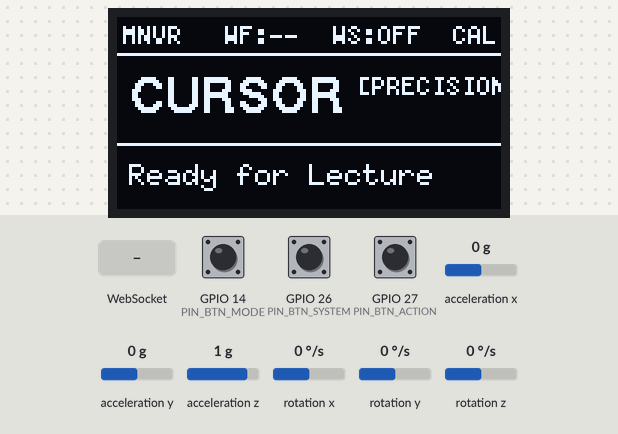
Bench run of a sketch on a simulated ESP32. Shown: 128×64 one-colour display. Wiring (inferred from the names in the program): MPU-6050 motion sensor at I2C address 0x68. Inputs (shaded band) come from the test bench; at power-on: GPIO 14 (PIN_BTN_MODE) HIGH, GPIO 26 (PIN_BTN_SYSTEM) HIGH, GPIO 27 (PIN_BTN_ACTION) HIGH, acceleration x 0 g, acceleration y 0 g, acceleration z 1 g, rotation x 0 °/s, rotation y 0 °/s, rotation z 0 °/s. WiFi joins after 1.5 s; servers stay silent unless stated; what the sketch prints to the serial monitor is not drawn.

Above: at 2.1 s.
2.2 s: GPIO 14 (PIN_BTN_MODE) pulled LOW for 0.15 s
At 3.0 s:
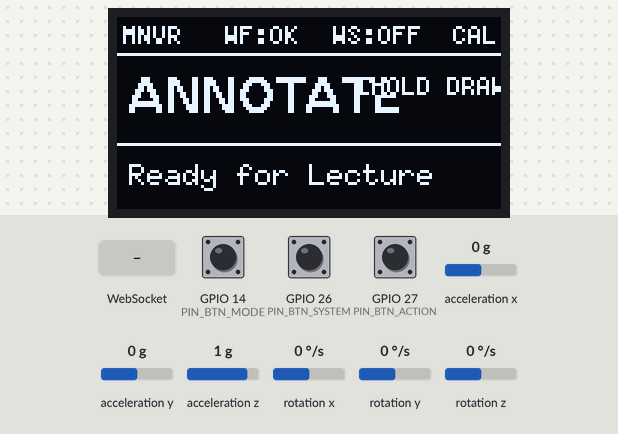
4.2 s: GPIO 26 (PIN_BTN_SYSTEM) pulled LOW for 0.15 s
At 5.5 s:
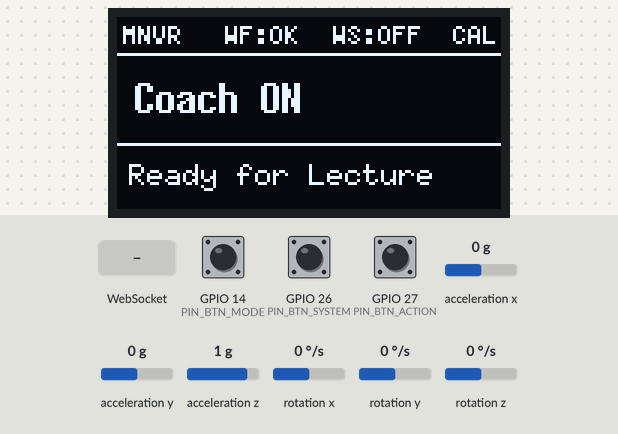
7.2 s: WebSocket text "set_mode" received
At 7.6 s:
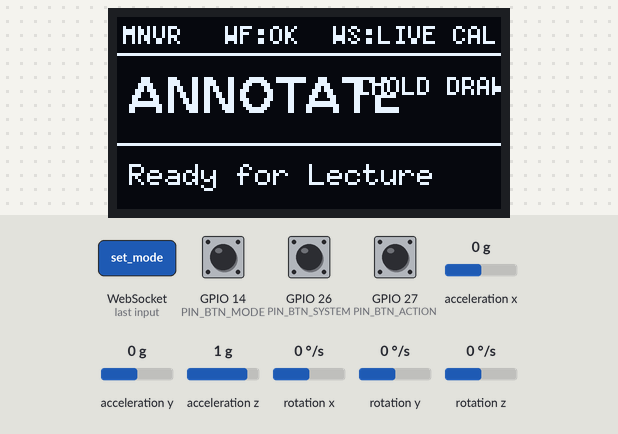
8.7 s: GPIO 14 (PIN_BTN_MODE) pulled LOW for 1 s
At 9.57 s:
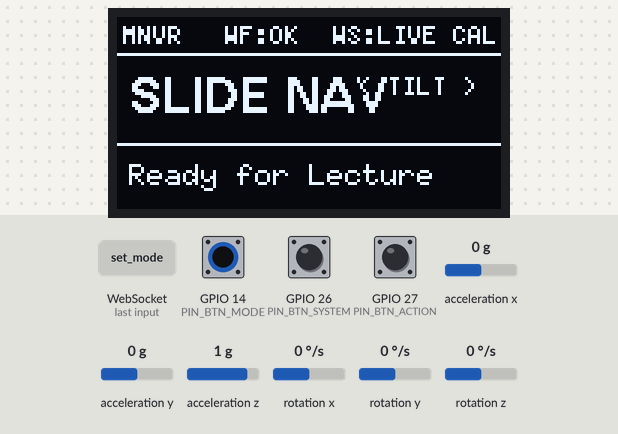
11.3 s: GPIO 26 (PIN_BTN_SYSTEM) pulled LOW for 1 s
At 13.2 s:
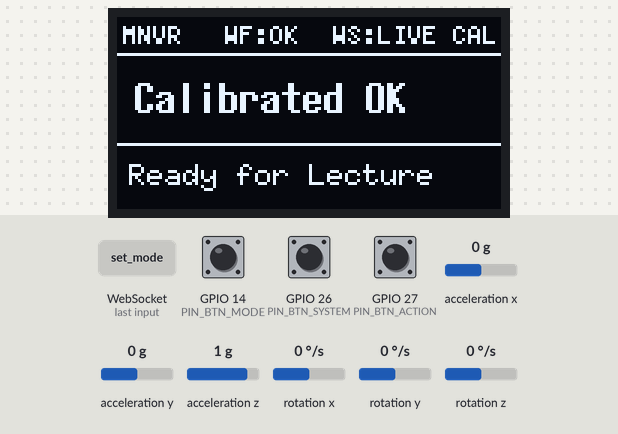
15.3 s: GPIO 14 (PIN_BTN_MODE) pulled LOW for 0.15 s
At 16.1 s:
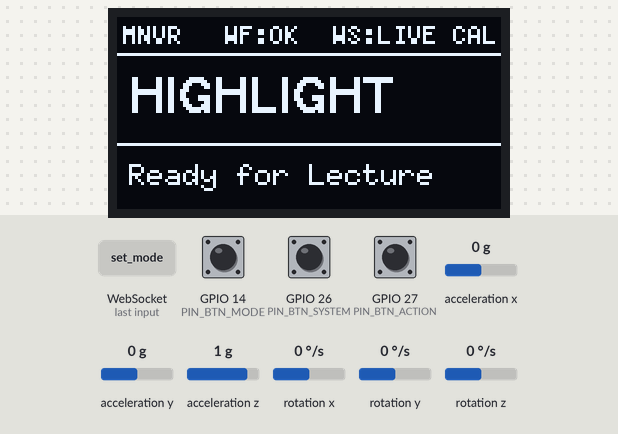
Timing chart, 0 to 18.3 s (numbered marks = the images above; inputs shaded):
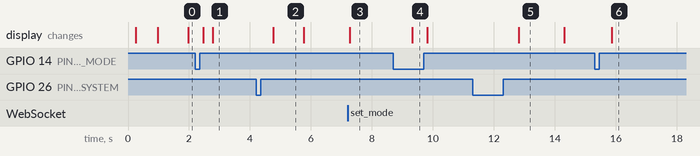

Measured:
- after the input at 2.2 s, the display: first differs from a run without the input after 0.57 s (image 1)
- after the input at 4.2 s, the display: changes after 0.57 s (image 2)
- after the input at 7.2 s, the display: changes after 0.07 s (image 3)
- after the input at 8.7 s, the display: changes after 0.62 s (image 4)
- after the input at 11.3 s, the display: changes after 1.5 s (image 5)
- after the input at 15.3 s, the display: changes after 0.56 s (image 6)
- what the display in image 2 shows lasts 1.0 s, from 4.8 s to 5.8 s

The sketch:

manoeuvre_glove.ino
```cpp
/**
 * MANOEUVRE GLOVE FIRMWARE
 * Target: ESP32 Dev Module
 * Display: 1.3" SH1106 OLED (I2C SDA:21, SCL:22) via U8g2
 * IMU: MPU6050 6-DoF (I2C SDA:21, SCL:22)
 * Buttons: MODE (GPIO 14), ACTION (GPIO 27), SYSTEM (GPIO 26) with INPUT_PULLUP
 */

#include <Arduino.h>
#include "Config.h"
#include "ButtonDebouncer.h"
#include "StateMachine.h"
#include "IMUManager.h"
#include "DisplayManager.h"
#include "Protocol.h"
#include "NetworkManager.h"

// Hardware instances
ButtonDebouncer btnMode(PIN_BTN_MODE, BTN_ID_MODE);
ButtonDebouncer btnAction(PIN_BTN_ACTION, BTN_ID_ACTION);
ButtonDebouncer btnSystem(PIN_BTN_SYSTEM, BTN_ID_SYSTEM);

StateMachine stateMachine;
IMUManager imu;
DisplayManager display;
NetworkManager network;

// Global tracking
uint32_t seqNumber = 1;
uint32_t lastHeartbeatTime = 0;
bool isInitialHelloSent = false;

// Forward declaration of server message callback
void onServerMessage(const String& type, JsonObjectConst payload) {
    if (type == "set_mode") {
        const char* target = payload["target_mode"] | "CURSOR";
        if (strcmp(target, "CURSOR") == 0) stateMachine.setMode(MODE_CURSOR);
        else if (strcmp(target, "ANNOTATE") == 0) stateMachine.setMode(MODE_ANNOTATE);
        else if (strcmp(target, "HIGHLIGHT") == 0) stateMachine.setMode(MODE_HIGHLIGHT);
        else if (strcmp(target, "VOICE") == 0) stateMachine.setMode(MODE_VOICE);
        display.setMode(stateMachine.getModeString());
    } else if (type == "display_notification") {
        const char* title = payload["title"] | "Notice";
        uint32_t duration = payload["duration_ms"] | 2000;
        display.notify(title, duration);
    } else if (type == "server_hello") {
        uint16_t current = payload["slide_index"] | 0;
        uint16_t total = payload["total_slides"] | 0;
        display.setSlideInfo(current, total);
        display.notify("Connected", 1500);
    } else if (type == "calibrate_imu") {
        display.notify("Calibrating...", 2000);
        imu.calibrate(250);
        display.notify("Calibrated!", 1500);
    }
}

void setup() {
    Serial.begin(115200);
    delay(200);
    Serial.println(F("\n=================================="));
    Serial.println(F("   MANOEUVRE WEARABLE GLOVE v1.0  "));
    Serial.println(F("=================================="));

    // 1. Initialize Buttons
    btnMode.begin();
    btnAction.begin();
    btnSystem.begin();

    // 2. Initialize OLED Display
    if (!display.begin()) {
        Serial.println(F("[ERROR] SH1106 OLED initialization failed!"));
    } else {
        Serial.println(F("[OK] SH1106 OLED initialized."));
    }

    // 3. Initialize MPU6050 IMU
    if (!imu.begin()) {
        Serial.println(F("[WARN] MPU6050 IMU not responding on I2C address 0x68!"));
        display.notify("IMU Error!", 2500);
    } else {
        Serial.println(F("[OK] MPU6050 IMU initialized. Calibrating..."));
        display.notify("Calibrating IMU", 1500);
        imu.calibrate(150);
        display.notify("Ready", 1000);
    }

    // 4. Initialize Network & WebSockets
    network.begin(onServerMessage);
    Serial.println(F("[OK] Network manager started."));
}

void handleButton(ButtonDebouncer& debouncer, uint32_t now) {
    ButtonEvent evt;
    if (debouncer.update(now, evt)) {
        const char* prevModeStr = stateMachine.getModeString();
        SemanticAction act = stateMachine.handleButtonEvent(evt);

        // Serialize and transmit raw button event
        String json = ProtocolHelper::serializeButtonEvent(
            now, seqNumber++, evt.button, evt.type,
            stateMachine.getModeString(), evt.duration_ms
        );
        network.send(json);

        // Handle mode change notifications
        if (act == ACTION_MODE_CYCLE) {
            String modeJson = ProtocolHelper::serializeModeChange(
                now, seqNumber++, prevModeStr, stateMachine.getModeString(), false
            );
            network.send(modeJson);
            display.setMode(stateMachine.getModeString());
        } else if (act == ACTION_SLIDE_NAV_ENTER) {
            String modeJson = ProtocolHelper::serializeModeChange(
                now, seqNumber++, prevModeStr, "SLIDE NAV", true
            );
            network.send(modeJson);
            display.setMode("SLIDE NAV");
        } else if (act == ACTION_SLIDE_NAV_EXIT) {
            String modeJson = ProtocolHelper::serializeModeChange(
                now, seqNumber++, "SLIDE NAV", stateMachine.getModeString(), false
            );
            network.send(modeJson);
            display.setMode(stateMachine.getModeString());
        } else if (act == ACTION_TRIGGER_CALIBRATION) {
            display.notify("Calibrating...", 2000);
            imu.calibrate(200);
            display.notify("Calibrated OK", 1500);
        } else if (act == ACTION_TOGGLE_ZOOM) {
            display.notify(stateMachine.isZoomActive() ? "Zoom ON" : "Zoom OFF", 1000);
        } else if (act == ACTION_TOGGLE_COACH) {
            display.notify(stateMachine.isCoachActive() ? "Coach ON" : "Coach OFF", 1000);
        } else if (act == ACTION_VOICE_RECORD_START) {
            display.notify("Recording...", 30000);
        } else if (act == ACTION_VOICE_RECORD_END) {
            display.notify("Processing...", 2000);
        }
    }
}

void loop() {
    uint32_t now = millis();

    // 1. Maintain Network & WebSockets
    network.update(now);

    // Send Handshake on first connection
    if (network.isWsConnected()) {
        if (!isInitialHelloSent) {
            isInitialHelloSent = true;
            String hello = ProtocolHelper::serializeHello(
                now, network.getIpAddress().c_str(), network.getMacAddress().c_str()
            );
            network.send(hello);
        }
    } else {
        isInitialHelloSent = false;
    }

    // 2. Poll Buttons
    handleButton(btnMode, now);
    handleButton(btnAction, now);
    handleButton(btnSystem, now);

    // 3. Update IMU & Motion Processing
    MotionData m;
    if (imu.update(now, m)) {
        if (stateMachine.isInTemporarySlideNav()) {
            SemanticAction tiltAction = stateMachine.handleTilt(m.pitch, m.roll, now);
            if (tiltAction == ACTION_SLIDE_NEXT) {
                String navJson = ProtocolHelper::serializeSlideNav(now, seqNumber++, "NEXT", m.roll);
                network.send(navJson);
                display.notify("Slide > NEXT", 800);
            } else if (tiltAction == ACTION_SLIDE_PREV) {
                String navJson = ProtocolHelper::serializeSlideNav(now, seqNumber++, "PREVIOUS", m.roll);
                network.send(navJson);
                display.notify("Slide < PREV", 800);
            }
        } else if (stateMachine.getPrimaryMode() == MODE_CURSOR || stateMachine.isDrawingActive()) {
            // Stream motion delta to desktop
            String motionJson = ProtocolHelper::serializeMotion(
                now, seqNumber++, m, stateMachine.isPrecisionActive()
            );
            network.send(motionJson);
        }
    }

    // 4. Send Periodic Heartbeat
    if ((now - lastHeartbeatTime) >= HEARTBEAT_INTERVAL_MS) {
        lastHeartbeatTime = now;
        if (network.isWsConnected()) {
            String hb = ProtocolHelper::serializeHeartbeat(
                now, seqNumber++, network.getRssi(), ESP.getFreeHeap()
            );
            network.send(hb);
        }
    }

    // 5. Update OLED Display
    display.setStatus(network.isWifiConnected(), network.isWsConnected(), imu.isCalibrated());
    display.render(now);
}
```

ButtonDebouncer.h
```cpp
#ifndef MANOEUVRE_BUTTON_DEBOUNCER_H
#define MANOEUVRE_BUTTON_DEBOUNCER_H

#include <Arduino.h>
#include "Config.h"

enum ButtonId {
    BTN_ID_MODE,
    BTN_ID_ACTION,
    BTN_ID_SYSTEM
};

enum ButtonEventType {
    BTN_EVENT_NONE,
    BTN_EVENT_PRESS_DOWN,
    BTN_EVENT_RELEASE,
    BTN_EVENT_SINGLE_PRESS,
    BTN_EVENT_DOUBLE_PRESS,
    BTN_EVENT_LONG_PRESS
};

struct ButtonEvent {
    ButtonId button;
    ButtonEventType type;
    uint32_t duration_ms;
};

class ButtonDebouncer {
public:
    explicit ButtonDebouncer(uint8_t pin, ButtonId id)
        : _pin(pin), _id(id), _state(HIGH), _lastRawState(HIGH),
          _lastDebounceTime(0), _pressStartTime(0), _lastReleaseTime(0),
          _clickCount(0), _longPressEmitted(false), _isPressed(false) {}

    void begin() {
        pinMode(_pin, INPUT_PULLUP);
        _lastRawState = digitalRead(_pin);
        _state = _lastRawState;
    }

    bool update(uint32_t now, ButtonEvent& outEvent) {
        int raw = digitalRead(_pin);
        outEvent.type = BTN_EVENT_NONE;
        outEvent.button = _id;
        outEvent.duration_ms = 0;

        if (raw != _lastRawState) {
            _lastDebounceTime = now;
        }
        _lastRawState = raw;

        if ((now - _lastDebounceTime) > DEBOUNCE_DELAY_MS) {
            if (raw != _state) {
                _state = raw;
                if (_state == LOW) {
                    // Transition to PRESSED
                    _isPressed = true;
                    _pressStartTime = now;
                    _longPressEmitted = false;
                    outEvent.type = BTN_EVENT_PRESS_DOWN;
                    return true;
                } else {
                    // Transition to RELEASED
                    _isPressed = false;
                    uint32_t pressDuration = now - _pressStartTime;
                    outEvent.type = BTN_EVENT_RELEASE;
                    outEvent.duration_ms = pressDuration;

                    if (!_longPressEmitted) {
                        _clickCount++;
                        _lastReleaseTime = now;
                    }
                    return true;
                }
            }
        }

        // Long press check while holding down
        if (_isPressed && !_longPressEmitted) {
            if ((now - _pressStartTime) >= LONG_PRESS_THRESHOLD_MS) {
                _longPressEmitted = true;
                _clickCount = 0; // Cancel single/double click
                outEvent.type = BTN_EVENT_LONG_PRESS;
                outEvent.duration_ms = now - _pressStartTime;
                return true;
            }
        }

        // Single or double click resolution after release
        if (!_isPressed && _clickCount > 0) {
            if ((now - _lastReleaseTime) > DOUBLE_PRESS_WINDOW_MS) {
                if (_clickCount == 1) {
                    outEvent.type = BTN_EVENT_SINGLE_PRESS;
                    _clickCount = 0;
                    return true;
                } else if (_clickCount >= 2) {
                    outEvent.type = BTN_EVENT_DOUBLE_PRESS;
                    _clickCount = 0;
                    return true;
                }
            }
        }

        return false;
    }

    bool isPressed() const { return _isPressed; }
    ButtonId getId() const { return _id; }

private:
    uint8_t _pin;
    ButtonId _id;
    int _state;
    int _lastRawState;
    uint32_t _lastDebounceTime;
    uint32_t _pressStartTime;
    uint32_t _lastReleaseTime;
    uint8_t _clickCount;
    bool _longPressEmitted;
    bool _isPressed;
};

#endif // MANOEUVRE_BUTTON_DEBOUNCER_H
```

DisplayManager.h
```cpp
#ifndef MANOEUVRE_DISPLAY_MANAGER_H
#define MANOEUVRE_DISPLAY_MANAGER_H

#include <Arduino.h>
#include <U8g2lib.h>
#include "Config.h"

class DisplayManager {
public:
    DisplayManager()
        : _u8g2(U8G2_R0, /* reset=*/ U8X8_PIN_NONE),
          _wifiConnected(false),
          _wsConnected(false),
          _calibrated(false),
          _slideCurrent(0),
          _slideTotal(0),
          _notifyUntil(0),
          _lastRefresh(0) {
        strncpy(_modeStr, "CURSOR", sizeof(_modeStr));
        strncpy(_notifyMsg, "", sizeof(_notifyMsg));
        strncpy(_slideTitle, "No Slide", sizeof(_slideTitle));
    }

    bool begin() {
        if (!_u8g2.begin()) {
            return false;
        }
        _u8g2.setBusClock(400000);
        showSplash();
        return true;
    }

    void showSplash() {
        _u8g2.clearBuffer();
        _u8g2.setFont(u8g2_font_ncenB10_tr);
        _u8g2.drawStr(12, 28, "MANOEUVRE");
        _u8g2.setFont(u8g2_font_6x10_tr);
        _u8g2.drawStr(16, 44, "Wearable AI Glove");
        _u8g2.drawStr(34, 58, "v1.0.0");
        _u8g2.sendBuffer();
    }

    void setStatus(bool wifi, bool ws, bool calibrated) {
        _wifiConnected = wifi;
        _wsConnected = ws;
        _calibrated = calibrated;
    }

    void setMode(const char* mode) {
        strncpy(_modeStr, mode, sizeof(_modeStr) - 1);
        _modeStr[sizeof(_modeStr) - 1] = '\0';
    }

    void setSlideInfo(uint16_t current, uint16_t total, const char* title = nullptr) {
        _slideCurrent = current;
        _slideTotal = total;
        if (title) {
            strncpy(_slideTitle, title, sizeof(_slideTitle) - 1);
            _slideTitle[sizeof(_slideTitle) - 1] = '\0';
        }
    }

    void notify(const char* message, uint32_t durationMs = 2000) {
        strncpy(_notifyMsg, message, sizeof(_notifyMsg) - 1);
        _notifyMsg[sizeof(_notifyMsg) - 1] = '\0';
        _notifyUntil = millis() + durationMs;
    }

    void render(uint32_t now) {
        if ((now - _lastRefresh) < OLED_REFRESH_INTERVAL_MS) {
            return;
        }
        _lastRefresh = now;

        _u8g2.clearBuffer();

        // 1. Top Status Bar (Height: 12px)
        _u8g2.setFont(u8g2_font_5x7_tr);
        _u8g2.drawStr(2, 9, "MNVR");

        // Wi-Fi Icon / Indicator
        if (_wifiConnected) {
            _u8g2.drawStr(36, 9, "WF:OK");
        } else {
            _u8g2.drawStr(36, 9, "WF:--");
        }

        // WS Icon / Indicator
        if (_wsConnected) {
            _u8g2.drawStr(72, 9, "WS:LIVE");
        } else {
            _u8g2.drawStr(72, 9, "WS:OFF");
        }

        // Calibrated indicator
        if (_calibrated) {
            _u8g2.drawStr(112, 9, "CAL");
        } else {
            _u8g2.drawStr(112, 9, "!C");
        }

        _u8g2.drawHLine(0, 12, 128);

        // 2. Middle Mode Banner (Height: 26px)
        if (now < _notifyUntil && strlen(_notifyMsg) > 0) {
            // Display active notification popup
            _u8g2.setFont(u8g2_font_7x14B_tr);
            _u8g2.drawStr(6, 32, _notifyMsg);
        } else {
            _u8g2.setFont(u8g2_font_helvB12_tr);
            _u8g2.drawStr(4, 32, _modeStr);

            // Sub-status badge on the right
            _u8g2.setFont(u8g2_font_5x8_tr);
            if (strcmp(_modeStr, "SLIDE NAV") == 0) {
                _u8g2.drawStr(80, 26, "< TILT >");
            } else if (strcmp(_modeStr, "VOICE") == 0) {
                _u8g2.drawStr(80, 26, "[HOLD MIC]");
            } else if (strcmp(_modeStr, "ANNOTATE") == 0) {
                _u8g2.drawStr(80, 26, "[HOLD DRAW]");
            } else if (strcmp(_modeStr, "CURSOR") == 0) {
                _u8g2.drawStr(80, 26, "[PRECISION]");
            }
        }

        _u8g2.drawHLine(0, 42, 128);

        // 3. Bottom Slide Status & Context (Height: 22px)
        _u8g2.setFont(u8g2_font_6x10_tr);
        if (_slideTotal > 0) {
            char slideStr[24];
            snprintf(slideStr, sizeof(slideStr), "Slide %u/%u", _slideCurrent, _slideTotal);
            _u8g2.drawStr(4, 56, slideStr);
        } else {
            _u8g2.drawStr(4, 56, "Ready for Lecture");
        }

        _u8g2.sendBuffer();
    }

private:
    U8G2_SH1106_128X64_NONAME_F_HW_I2C _u8g2;
    bool _wifiConnected;
    bool _wsConnected;
    bool _calibrated;
    char _modeStr[16];
    char _notifyMsg[32];
    char _slideTitle[32];
    uint16_t _slideCurrent;
    uint16_t _slideTotal;
    uint32_t _notifyUntil;
    uint32_t _lastRefresh;
};

#endif // MANOEUVRE_DISPLAY_MANAGER_H
```

Config.h
```cpp
#ifndef MANOEUVRE_CONFIG_H
#define MANOEUVRE_CONFIG_H

#include <Arduino.h>

// ==========================================
// Device Identity & Protocol
// ==========================================
#define DEVICE_ID "glove-01"
#define HARDWARE_VERSION "ESP32-DEV-V1"
#define FIRMWARE_VERSION "1.0.0"
#define PROTOCOL_VERSION 1

// ==========================================
// Pin Assignments (ESP32 Dev Module)
// ==========================================
// I2C Bus (Shared between SH1106 OLED and MPU6050)
#define PIN_I2C_SDA 21
#define PIN_I2C_SCL 22

// Tactile Buttons (INPUT_PULLUP, active-low to GND)
#define PIN_BTN_MODE   14  // Button A: Mode select / Slide Nav
#define PIN_BTN_ACTION 27  // Button B: Context-dependent actions
#define PIN_BTN_SYSTEM 26  // Button C: Coach / Recap / Calibration

// ==========================================
// Timing & Threshold Parameters (ms)
// ==========================================
#define DEBOUNCE_DELAY_MS        30
#define DOUBLE_PRESS_WINDOW_MS  300
#define LONG_PRESS_THRESHOLD_MS 500
#define HEARTBEAT_INTERVAL_MS  3000
#define IMU_SAMPLE_INTERVAL_MS   20  // 50 Hz motion streaming
#define OLED_REFRESH_INTERVAL_MS 50  // 20 Hz display refresh

// ==========================================
// IMU & Motion Sensitivity Defaults
// ==========================================
#define MPU6050_I2C_ADDR 0x68
#define DEFAULT_SENSITIVITY 1.5f
#define DEFAULT_DEAD_ZONE   0.12f
#define DEFAULT_SMOOTHING   0.75f

// Tilt thresholds for temporary slide navigation
#define TILT_THRESHOLD_DEGREES 22.0f
#define TILT_COOLDOWN_MS       600

// ==========================================
// Wi-Fi & WebSocket Network Configuration
// ==========================================
#define WIFI_SSID_DEFAULT "Manoeuvre_AP"
#define WIFI_PASS_DEFAULT "manoeuvre2026"
#define WS_HOST_DEFAULT   "192.168.1.100"
#define WS_PORT_DEFAULT   8000
#define WS_PATH_DEFAULT   "/ws/device"

#endif // MANOEUVRE_CONFIG_H
```

Source omitted: IMUManager.h (5647 bytes), NetworkManager.h (2998 bytes), Protocol.h (5999 bytes), StateMachine.h (7136 bytes)
